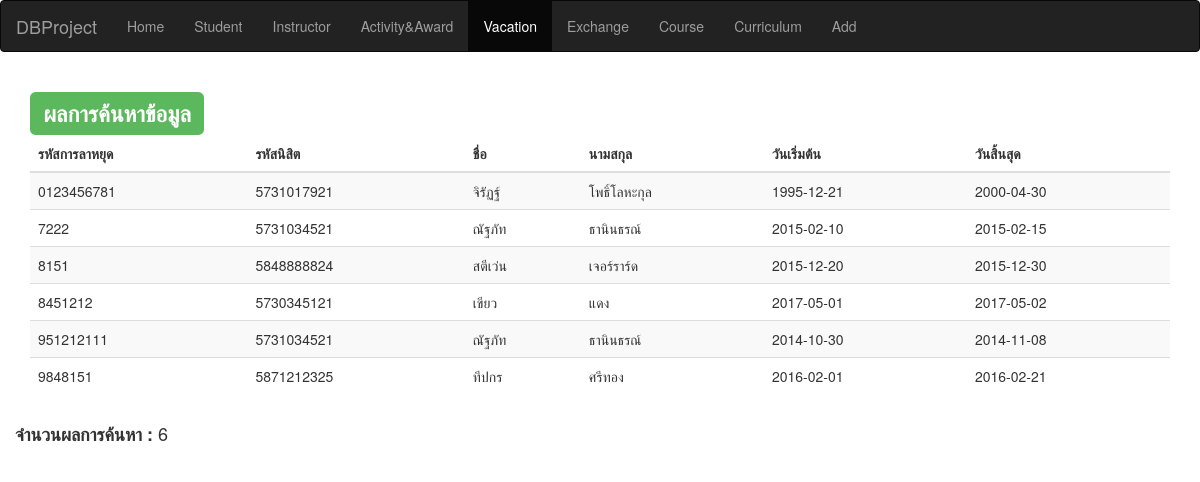
Screenshot of /searchVacationResult.php with the database file from the repository.
### tables this page shows
CREATE TABLE `vacation` (
  `vid` varchar(10) NOT NULL,
  `sid` varchar(10) NOT NULL,
  `national_id` varchar(13) NOT NULL,
  `v_date_start` date NOT NULL,
  `v_date_end` date NOT NULL,
  PRIMARY KEY (`vid`,`sid`,`national_id`),
  KEY `vacation_ibfk_1` (`sid`,`national_id`),
  CONSTRAINT `vacation_ibfk_1` FOREIGN KEY (`sid`, `national_id`) REFERENCES `student` (`sid`, `national_id`) ON DELETE CASCADE ON UPDATE CASCADE
);

CREATE TABLE `person` (
  `firstname_th` varchar(30) NOT NULL,
  `surname_th` varchar(30) NOT NULL,
  `nationality` varchar(15) NOT NULL,
  `gender` varchar(10) NOT NULL,
  `national_id` varchar(13) NOT NULL,
  `firstname_en` varchar(30) NOT NULL,
  `surname_en` varchar(30) NOT NULL,
  `phone_num` varchar(10) NOT NULL,
  `e_mail` varchar(320) NOT NULL,
  `date_of_birth` date NOT NULL,
  PRIMARY KEY (`national_id`)
);

### searchVacationResult.php (the view, shortened to what this page needs)
<?php
include('connect.php');
?>
<!DOCTYPE html>
<html lang="en">
<head>
  <link rel="stylesheet" href="https://maxcdn.bootstrapcdn.com/bootstrap/3.3.7/css/bootstrap.min.css">
</head>
<body>
<nav class="navbar navbar-inverse">
  <div class="container-fluid">
    <div class="navbar-header">
      <a class="navbar-brand" href="#">DBProject</a>
    </div>
    <ul class="nav navbar-nav">
      <li><a href="home.php">Home</a></li>
      <li><a href="searchStudent.html">Student</a></li>
      <li><a href="searchInstructor.html">Instructor</a></li>
      <li><a href="searchActivity.html">Activity&Award</a></li>
       <li class="active"><a href="searchVacation.html">Vacation</a></li>
        <li><a href="searchExchange.html">Exchange</a></li>
       <li><a href="searchCourse.html">Course</a></li>
       <li><a href="searchCurriculum.html">Curriculum</a></li>
       <li><a href="addStudent.html">Add</a></li>
    </ul>
  </div>
</nav>
<div class="container">
  <h2><span class="label label-success">ผลการค้นหาข้อมูล</span></h2>
</div>
<div class="container">
  <table class="table table-striped">
    <thead>
      <tr>
        <th>รหัสการลาหยุด</th>
        <th>รหัสนิสิต</th>
        <th>ชื่อ</th>
        <th>นามสกุล</th>
        <th>วันเริ่มต้น</th>
        <th>วันสิ้นสุด</th>
      </tr>
    </thead>
    <tbody>
      <?php
    $vid = $_GET["vid"];
    $sid = $_GET["sid"];
    $date_start = $_GET["date_start"];
    $date_end = $_GET["date_end"];
    $query = "SELECT *
          FROM vacation NATURAL JOIN student NATURAL JOIN Person
          WHERE vid LIKE".'"%'.$vid.'%"'."AND sid LIKE".'"%'.$sid.'%"'."AND v_date_start LIKE".'"%'.$date_start.'%"'."AND v_date_end LIKE".'"%'.$date_end.'%"';
    $result = $conn->query($query);
    $count = 0;
    if ($result->num_rows > 0) {
        while($row = $result->fetch_assoc()) {
          echo"<tr>";
          echo"<td>" . $row['vid'] . "</td>";
          echo"<td>" . $row['sid'] . "</td>";
          echo"<td>" . $row['firstname_th'] . "</td>";
          echo"<td>" . $row['surname_th'] . "</td>";
          echo"<td>" . $row['v_date_start'] . "</td>";
          echo"<td>" . $row['v_date_end'] . "</td>";
          $count = $count + 1;
         }
    } else {
       echo "0 results";
    }
    ?>
    </tbody>
  </table>
  <div class = "row">
  <?php
   echo("<h4><b>จำนวนผลการค้นหา : </b>".$count."<h4>");
   ?>
   </div>
</div>
</body>
</html>

### rows the page displays
vacation: vid "0123456781", sid "5731017921", person.firstname_th "จิรัฏฐ์", person.surname_th "โพธิ์โลหะกุล", v_date_start "1995-12-21", v_date_end "2000-04-30"
vacation: vid "7222", sid "5731034521", person.firstname_th "ณัฐภัท", person.surname_th "ธานินธรณ์", v_date_start "2015-02-10", v_date_end "2015-02-15"
vacation: vid "8151", sid "5848888824", person.firstname_th "สตีเว่น", person.surname_th "เจอร์ราร์ด", v_date_start "2015-12-20", v_date_end "2015-12-30"
vacation: vid "8451212", sid "5730345121", person.firstname_th "เขียว", person.surname_th "แดง", v_date_start "2017-05-01", v_date_end "2017-05-02"
vacation: vid "951212111", sid "5731034521", person.firstname_th "ณัฐภัท", person.surname_th "ธานินธรณ์", v_date_start "2014-10-30", v_date_end "2014-11-08"
vacation: vid "9848151", sid "5871212325", person.firstname_th "ทีปกร", person.surname_th "ศรีทอง", v_date_start "2016-02-01", v_date_end "2016-02-21"

### other values shown
$count "6"
